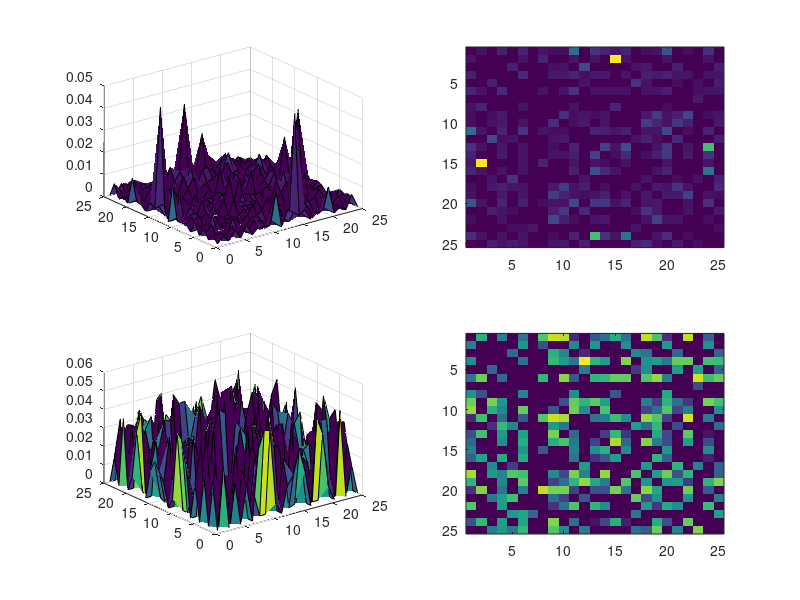

Here is the MATLAB script that generated this plot:
%---------------------------------------------------------------------------
%Alex Rozenfeld Dic 2017 - Salvador/Brazil adapted by GM and Carlos KB
%Carlos Melian adapted to octave to run EULER server Dic 20 2017@EAWAG
%---------------------------------------------------------------------------
  %%% FIXED PARAMETERS do not touch them
  MaxRep = 1;          %number of replicates
  MaxGenerations = 1; %number of generations per replicates
  
  m=0.1; %migration rate
  v=0.001;%speciation rate 
  l=1-(m+v);%birth rate
  S = 25;%number of sites 
  J = 25;%individuals per site
  L=1000; % size of the landscape
  
  %Amplitudes, AS and frequencies GPTS values
  As = [0.025 0.05 0.075 0.1 0.12 0.2 0.4 0.6 0.8 1 2 5 10 20];
  GPTs = [1 5 10 50 100 500 1000 5000 10000 50000];
  
    for ii = 1:10; % i refersw to values of amplitude
     for jj = 1:10; % j refers to values of frequency
        
        %give the parameters a specific combination of values 
        A = As(1,ii)*L
        GPT = GPTs(1,jj) 
        f = 1/GPT;
        
        %define matrices to compute gamma diversity
        GammaAcum=zeros(1,MaxGenerations);
        Gamma2Acum=zeros(1,MaxGenerations);
  
          %start loop of replicates
          for ri = 1:MaxRep;       
            %Create the random geometric graph 
            n = unifrnd(0,L,S,2); %positions of sites
            
            %initial condition
            R = ones(S,J);       %the same species in every site
            %R=repmat([1:S]',1,J); %a different species in every site
            
            countgen = 0;Pairs = zeros(1,2);cevents = 0;newSp = 100;
            gamma=[];
   
            %start loop of generations
            for k = 1:MaxGenerations,  %Generations       
              
              countgen = countgen + 1;
              r = A/2*(sin(2*pi*f*countgen)+1); % critical radius
              
              d = zeros(S,S);
              D = zeros(S,S);  %theshold matrix
              Di = zeros(S,S); %distance matrix
              Di2 = zeros(S,S);
              %Create matrices using euclidean distance and connectivity threshold
              for i = 1:S,
                for j = 1:S,
                    if i == j;
                      d(i,j) = 0;
                    else
                      A = (n(i,1) - n(j,1))^2;%Euclidean distance
                      B = (n(i,2) - n(j,2))^2;
                      d(i,j) = sqrt(A + B);
                      Di(i,j) = 1/d(i,j);
                    end    
                      
                    if d(i,j) < r;
                       D(i,j) = 1;
                    else
                       D(i,j) = 0;
                    end
                end
              end
              %DI=Di+Di';
              %D1=D+D';
              %DI=DI.*D1;  %<========ALEX
              DIs = Di.*D;
              %Dc=cumsum(DI,2);
             
            
              %Asymmetry
              for i2 = 1:S,
                for j2 = 1:S,
                    if i2 == j2;
                       Di2(i2,j2) = 0;
                    else
                       Di2(i2,j2) = d(i2,j2)/(sum(d(i2,:))); 
                       %Di2(j2,i2) = d(j2,i2)/(sum(d(j2,:)));
                    end
                end
              end
              %DI2=Di2;
              %D1=D+D'
              DIa=Di2.*D;  %<========ALEX
              %Dc=cumsum(DI,2);
            %pause
              %Quantify symmetry
              %S1=DI(1:S,:) - DI(:,1:S)';
              %S2=abs(DI2(1:S,:) - DI2(:,1:S)');
              %S2=sort(S2,'descend');
            
           %v=1:S;
           %plot(2,1,1)
           %imagesc()
           %plot(S1,v,'o')
          
           subplot(2,2,1)
           surf(DIs)
           subplot(2,2,2)
           imagesc(DIs)
           
           subplot(2,2,3)
           surf(DIa)
           subplot(2,2,4)
           imagesc(DIa)
           %subplot(2,1,2)
           %imagesc(S2)
           %plot(S2,v,'o')
           %axis([-10 10 0 S])
           %DI2
           pause
            
          end%loop of replicates
          end%ri
       end%GPTs
     end%As
